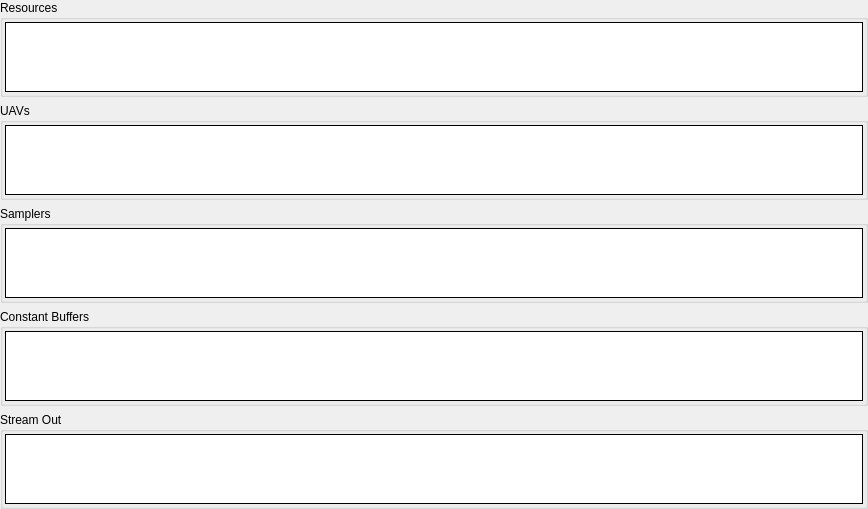
         <widget class="QWidget" name="gsScrollContents">
          <property name="geometry">
           <rect>
            <x>0</x>
            <y>0</y>
            <width>868</width>
            <height>466</height>
           </rect>
          </property>
          <layout class="QVBoxLayout" name="verticalLayout_13">
           <property name="leftMargin">
            <number>0</number>
           </property>
           <property name="topMargin">
            <number>0</number>
           </property>
           <property name="rightMargin">
            <number>0</number>
           </property>
           <property name="bottomMargin">
            <number>0</number>
           </property>
           <item>
            <widget class="CollapseGroupBox" name="gsResGroup">
             <property name="sizePolicy">
              <sizepolicy hsizetype="Preferred" vsizetype="Expanding">
               <horstretch>0</horstretch>
               <verstretch>1</verstretch>
              </sizepolicy>
             </property>
             <property name="title">
              <string>Resources</string>
             </property>
             <layout class="QHBoxLayout" name="horizontalLayout_20">
              <property name="leftMargin">
               <number>2</number>
              </property>
              <property name="topMargin">
               <number>2</number>
              </property>
              <property name="rightMargin">
               <number>2</number>
              </property>
              <property name="bottomMargin">
               <number>2</number>
              </property>
              <item>
               <widget class="RDTreeWidget" name="gsResources">
                <property name="frameShape">
                 <enum>QFrame::Box</enum>
                </property>
                <property name="frameShadow">
                 <enum>QFrame::Plain</enum>
                </property>
                <property name="editTriggers">
                 <set>QAbstractItemView::NoEditTriggers</set>
                </property>
                <property name="showDropIndicator" stdset="0">
                 <bool>false</bool>
                </property>
                <property name="rootIsDecorated">
                 <bool>false</bool>
                </property>
                <property name="uniformRowHeights">
                 <bool>true</bool>
                </property>
                <property name="allColumnsShowFocus">
                 <bool>true</bool>
                </property>
                <attribute name="headerStretchLastSection">
                 <bool>false</bool>
                </attribute>
               </widget>
              </item>
             </layout>
            </widget>
           </item>
           <item>
            <widget class="CollapseGroupBox" name="gsUAVGroup">
             <property name="sizePolicy">
              <sizepolicy hsizetype="Preferred" vsizetype="Expanding">
               <horstretch>0</horstretch>
               <verstretch>1</verstretch>
              </sizepolicy>
             </property>
             <property name="title">
              <string>UAVs</string>
             </property>
             <layout class="QHBoxLayout" name="gsUAVLayout">
              <property name="leftMargin">
               <number>2</number>
              </property>
              <property name="topMargin">
               <number>2</number>
              </property>
              <property name="rightMargin">
               <number>2</number>
              </property>
              <property name="bottomMargin">
               <number>2</number>
              </property>
              <item>
               <widget class="RDTreeWidget" name="gsUAVs">
                <property name="frameShape">
                 <enum>QFrame::Box</enum>
                </property>
                <property name="frameShadow">
                 <enum>QFrame::Plain</enum>
                </property>
                <property name="editTriggers">
                 <set>QAbstractItemView::NoEditTriggers</set>
                </property>
                <property name="showDropIndicator" stdset="0">
                 <bool>false</bool>
                </property>
                <property name="rootIsDecorated">
                 <bool>false</bool>
                </property>
                <property name="uniformRowHeights">
                 <bool>true</bool>
                </property>
                <property name="allColumnsShowFocus">
                 <bool>true</bool>
                </property>
                <attribute name="headerStretchLastSection">
                 <bool>false</bool>
                </attribute>
               </widget>
              </item>
             </layout>
            </widget>
           </item>
           <item>
            <widget class="CollapseGroupBox" name="gsSamplerGroup">
             <property name="sizePolicy">
              <sizepolicy hsizetype="Preferred" vsizetype="Expanding">
               <horstretch>0</horstretch>
               <verstretch>1</verstretch>
              </sizepolicy>
             </property>
             <property name="title">
              <string>Samplers</string>
             </property>
             <layout class="QHBoxLayout" name="horizontalLayout_28">
              <property name="leftMargin">
               <number>2</number>
              </property>
              <property name="topMargin">
               <number>2</number>
              </property>
              <property name="rightMargin">
               <number>2</number>
              </property>
              <property name="bottomMargin">
               <number>2</number>
              </property>
              <item>
               <widget class="RDTreeWidget" name="gsSamplers">
                <property name="frameShape">
                 <enum>QFrame::Box</enum>
                </property>
                <property name="frameShadow">
                 <enum>QFrame::Plain</enum>
                </property>
                <property name="editTriggers">
                 <set>QAbstractItemView::NoEditTriggers</set>
                </property>
                <property name="showDropIndicator" stdset="0">
                 <bool>false</bool>
                </property>
                <property name="rootIsDecorated">
                 <bool>false</bool>
                </property>
                <property name="uniformRowHeights">
                 <bool>true</bool>
                </property>
                <property name="allColumnsShowFocus">
                 <bool>true</bool>
                </property>
                <attribute name="headerStretchLastSection">
                 <bool>false</bool>
                </attribute>
               </widget>
              </item>
             </layout>
            </widget>
           </item>
           <item>
            <widget class="CollapseGroupBox" name="gsCBufferGroup">
             <property name="sizePolicy">
              <sizepolicy hsizetype="Preferred" vsizetype="Expanding">
               <horstretch>5</horstretch>
               <verstretch>1</verstretch>
              </sizepolicy>
             </property>
             <property name="title">
              <string>Constant Buffers</string>
             </property>
             <layout class="QHBoxLayout" name="horizontalLayout_17">
              <property name="leftMargin">
               <number>2</number>
              </property>
              <property name="topMargin">
               <number>2</number>
              </property>
              <property name="rightMargin">
               <number>2</number>
              </property>
              <property name="bottomMargin">
               <number>2</number>
              </property>
              <item>
               <widget class="RDTreeWidget" name="gsCBuffers">
                <property name="frameShape">
                 <enum>QFrame::Box</enum>
                </property>
                <property name="frameShadow">
                 <enum>QFrame::Plain</enum>
                </property>
                <property name="editTriggers">
                 <set>QAbstractItemView::NoEditTriggers</set>
                </property>
                <property name="showDropIndicator" stdset="0">
                 <bool>false</bool>
                </property>
                <property name="rootIsDecorated">
                 <bool>false</bool>
                </property>
                <property name="uniformRowHeights">
                 <bool>true</bool>
                </property>
                <property name="allColumnsShowFocus">
                 <bool>true</bool>
                </property>
                <attribute name="headerStretchLastSection">
                 <bool>false</bool>
                </attribute>
               </widget>
              </item>
             </layout>
            </widget>
           </item>
           <item>
            <widget class="CollapseGroupBox" name="soGroup">
             <property name="sizePolicy">
              <sizepolicy hsizetype="Preferred" vsizetype="Preferred">
               <horstretch>4</horstretch>
               <verstretch>1</verstretch>
              </sizepolicy>
             </property>
             <property name="title">
              <string>Stream Out</string>
             </property>
             <layout class="QHBoxLayout" name="soLayout_3">
              <property name="leftMargin">
               <number>2</number>
              </property>
              <property name="topMargin">
               <number>2</number>
              </property>
              <property name="rightMargin">
               <number>2</number>
              </property>
              <property name="bottomMargin">
               <number>2</number>
              </property>
              <item>
               <widget class="RDTreeWidget" name="gsStreamOut">
                <property name="frameShape">
                 <enum>QFrame::Box</enum>
                </property>
                <property name="frameShadow">
                 <enum>QFrame::Plain</enum>
                </property>
                <property name="editTriggers">
                 <set>QAbstractItemView::NoEditTriggers</set>
                </property>
                <property name="showDropIndicator" stdset="0">
                 <bool>false</bool>
                </property>
                <property name="rootIsDecorated">
                 <bool>false</bool>
                </property>
                <property name="allColumnsShowFocus">
                 <bool>true</bool>
                </property>
                <attribute name="headerStretchLastSection">
                 <bool>false</bool>
                </attribute>
               </widget>
              </item>
             </layout>
            </widget>
           </item>
           <item>
            <spacer name="verticalSpacer_4">
             <property name="orientation">
              <enum>Qt::Vertical</enum>
             </property>
             <property name="sizeType">
              <enum>QSizePolicy::MinimumExpanding</enum>
             </property>
             <property name="sizeHint" stdset="0">
              <size>
               <width>0</width>
               <height>0</height>
              </size>
             </property>
            </spacer>
           </item>
          </layout>
         </widget>
